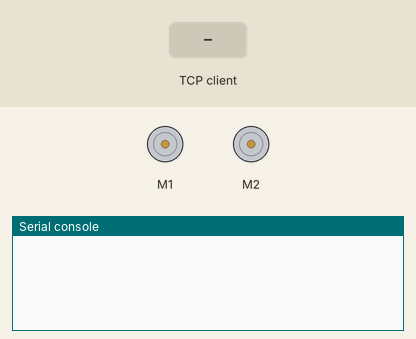
The program below on a simulated Raspberry Pi Pico running CircuitPython. Shown: 2 × DC motor (green arrow = forward, orange = backward, longer = faster), the last lines printed to the serial console. The inputs (shaded band) are chosen by the test bench. One TCP client connects 1 s after the port opens and stays connected.

Above: at 1.2 s.
1.3 s: the TCP client sends "1"
At 2.1 s:
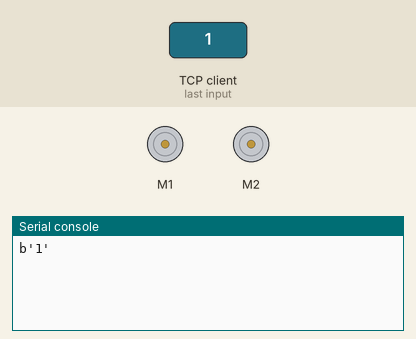
2.8 s: the TCP client sends "on"
At 3.3 s:
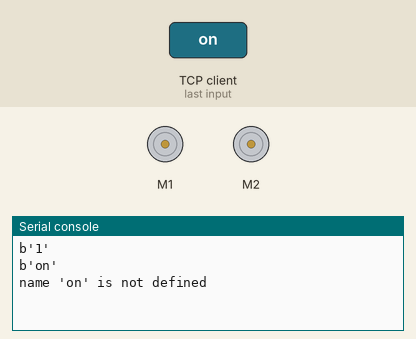

The program:

code1.py
```python
import digitalio
import time
import board
import pwmio
from adafruit_motor import motor

import wifi
import socketpool

import time
import board
import microcontroller
import digitalio

# logInfo = open('/log/log.info','r')
# logInfoPage = (int(logInfo.read()) + 1) % 10
# logging = False
# error = 'error'
# try:
#     logFile = open('/log/' + str(logInfoPage)+'.log', 'w')
#     logging = True
# except Exception as e:
#     error = e.strerror
#     logging = False

PIN_MOTOR1_A = board.GP2  # pick any pwm pins on their own channels
PIN_MOTOR1_B = board.GP3
# DC motor setup
# DC Motors generate electrical noise when running that can reset the microcontroller in extreme
# cases. A capacitor can be used to help prevent this.
pwm_motor1_a = pwmio.PWMOut(PIN_MOTOR1_A, frequency=50)
pwm_motor1_b = pwmio.PWMOut(PIN_MOTOR1_B, frequency=50)
motor1 = motor.DCMotor(pwm_motor1_a, pwm_motor1_b)

PIN_MOTOR2_A = board.GP4  # pick any pwm pins on their own channels
PIN_MOTOR2_B = board.GP5
# DC motor setup
# DC Motors generate electrical noise when running that can reset the microcontroller in extreme
# cases. A capacitor can be used to help prevent this.
pwm_motor2_a = pwmio.PWMOut(PIN_MOTOR2_A, frequency=50)
pwm_motor2_b = pwmio.PWMOut(PIN_MOTOR2_B, frequency=50)
motor2 = motor.DCMotor(pwm_motor2_a, pwm_motor2_b)


def getTemperature():
    return microcontroller.cpu.temperature

# wifi.radio.connect(ssid = "DESKTOP-18", password =  "12345678")
# wifi.radio.connect(ssid = "@PHICOMM_FC_502", password =  "52180362")
# wifi.radio.connect(ssid = "ChinaNet-hvQL", password =  "pwuxkuvg")

socket = socketpool.SocketPool(wifi.radio)

sock = socket.socket(socket.AF_INET,socket.SOCK_DGRAM)

# sock.bind(["0.0.0.0",1000])
# buf = bytearray(100)
# while True:
#     recLen, address = sock.recvfrom_into(buf)
#     try:
#         recData = bytes(buf[0:recLen]).decode()
#         print(recData)
#         evalValue = eval(recData)
#         sock.sendto(str(evalValue).encode(), address)
#     except Exception as err:
#         print(err)
#         sock.sendto(str(err).encode(), address)


sock = socket.socket(socket.AF_INET,socket.SOCK_STREAM)
sock.bind(("0.0.0.0",1000))
sock.listen(1000)
recLenMax = 128
buf = bytearray(recLenMax)
while True:
    clientSoc,clientAddr = sock.accept()
    while True:
        recLen = clientSoc.recv_into(buf)
        recData = bytes(buf[0:recLen])
        if recLen == recLenMax:
            clientSoc.settimeout(0.1)
            while True:
                try:
                    recLen = clientSoc.recv_into(buf)
                    recData += bytes(buf[0:recLen])
                    if recLen !=recLenMax:
                        break
                except Exception as err:
                    break
            clientSoc.settimeout(None)
        if recLen == 0:
            break
        try:
            print(recData)
            lastReceive =  recData.split(b'\n')
            exec(recData)
            # if evalValue!=None:
            # clientSoc.send(str(evalValue).encode())
        except Exception as err:
            print(err)
            clientSoc.send(str(err).encode())
            time.sleep(5)
            clientSoc.send(recData)


# motor1.throttle = 1
# motor1.throttle = 1
# while True:
#     time.sleep(1)
#     motor1.throttle = 0.5
#     time.sleep(1)
#     motor1.throttle = -0.5
#     time.sleep(1)
#     motor2.throttle = 1
#     time.sleep(1)
#     motor2.throttle = -1
```

Measured:
- after the input at 1.3 s, the serial console: prints a new line at once (image 1)
- after the input at 2.8 s, the serial console: prints a new line at once (image 2)
